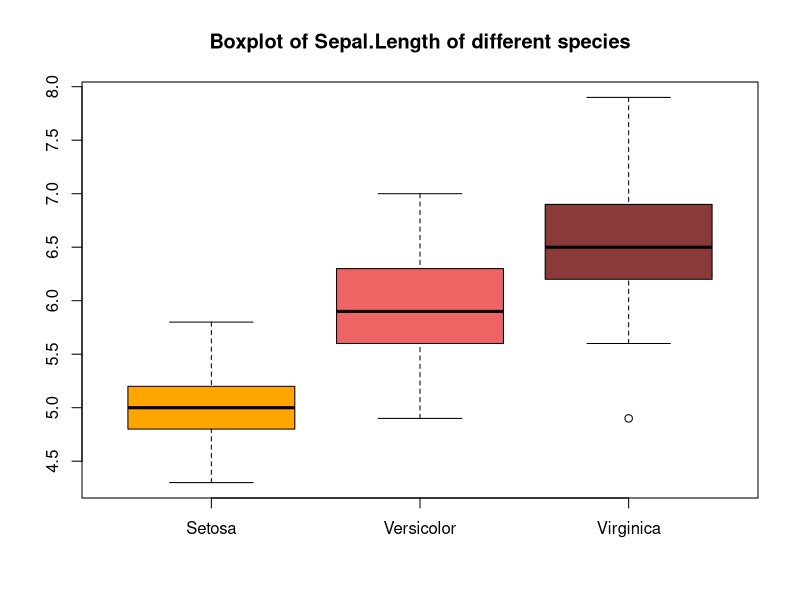
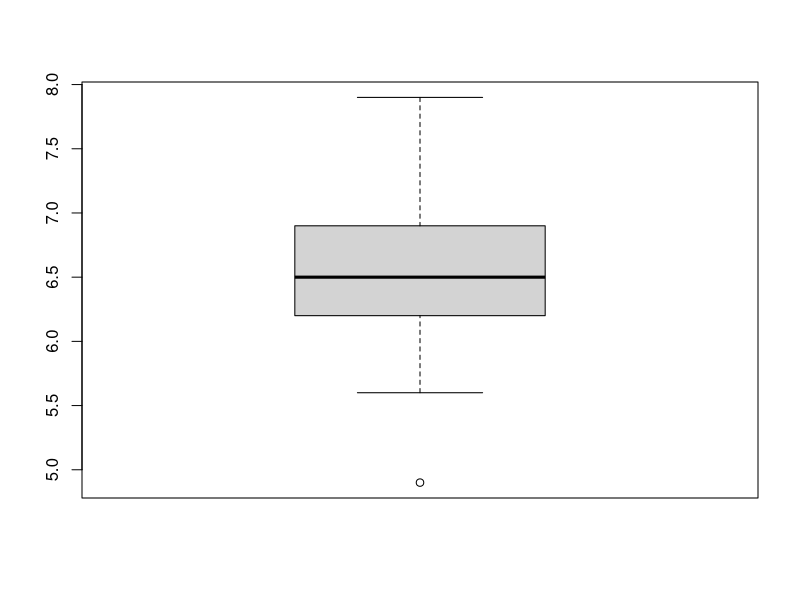
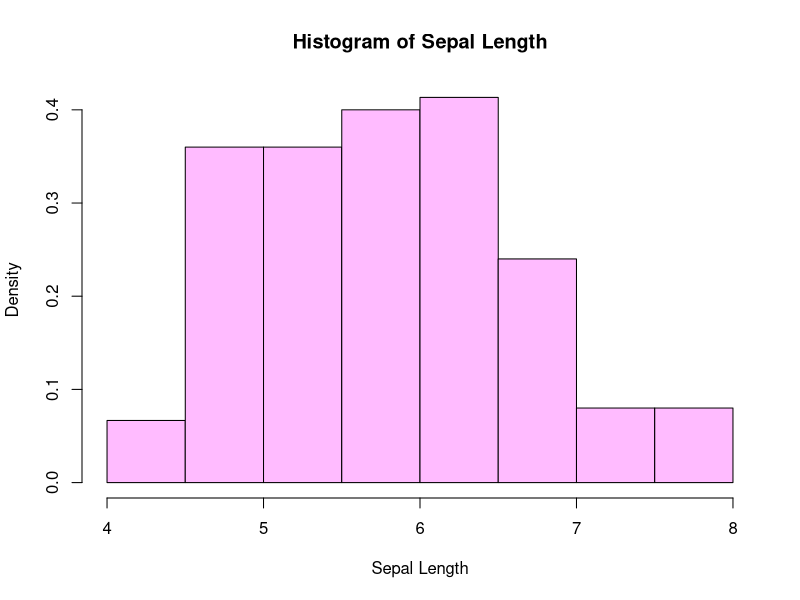
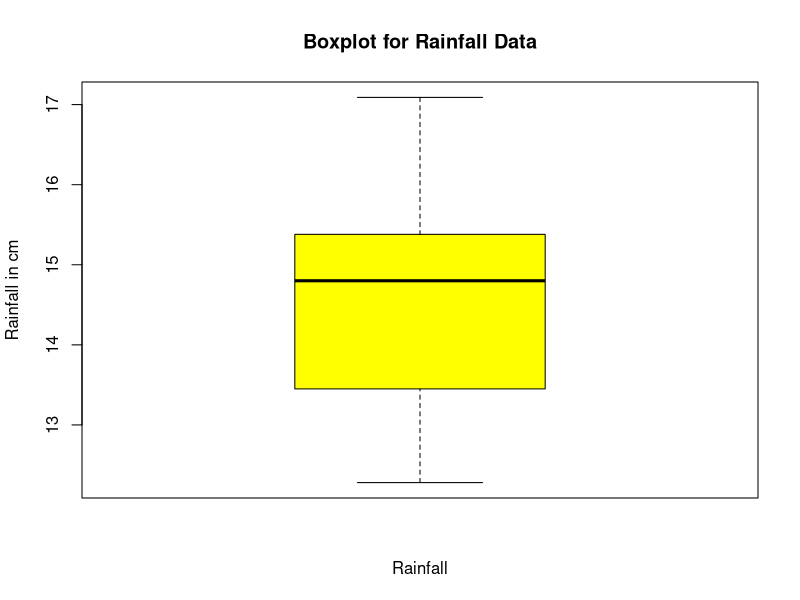
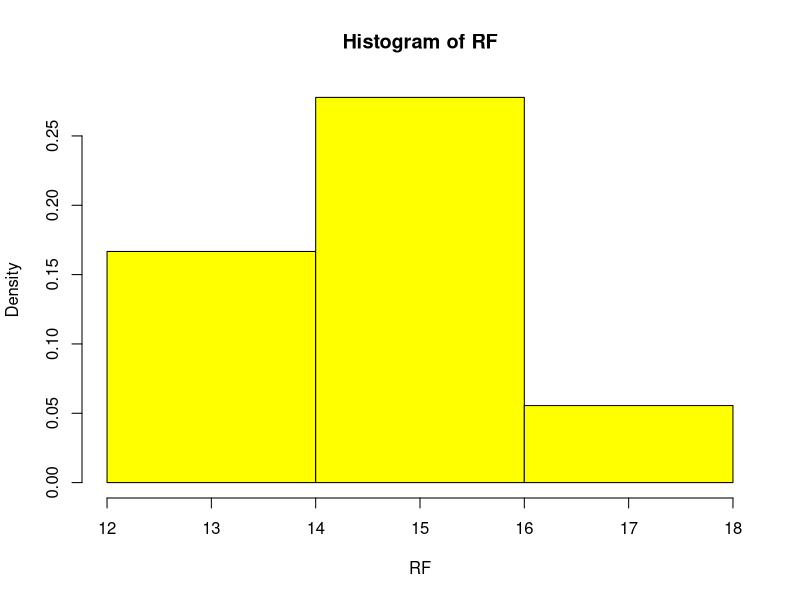

These figures' R source, in order: (Note: this script raises an error after producing the figures.)
#Problem Set 1


#Question 2
#Basic analysis of iris data
View(iris)

iris$Species
length(iris$Species)
length(iris$Sepal.Length)
dim(iris)

mean(iris$Sepal.Length)

#to know the names/levels of the variable "species" of iris

levels(iris$Species)

#groupwise average
mean(iris$Sepal.Length[iris$Species=="setosa"])

mean(iris$Sepal.Length[iris$Species=="versicolor"])
mean(iris$Sepal.Length[iris$Species=="virginica"])

mean(iris$Petal.Length[iris$Species=="setosa"])

#boxplot of Sepal.Length for different species
boxplot(iris$Sepal.Length[iris$Species=="setosa"], iris$Sepal.Length[iris$Species=="versicolor"], iris$Sepal.Length[iris$Species=="virginica"], names = c("Setosa", "Versicolor", "Virginica"), col = c("orange","indianred2", "indianred4"), main = "Boxplot of Sepal.Length of different species")

#For outlier identification
boxplot(iris$Sepal.Length[iris$Species == "virginica"])$out

#Histograms:
hist(iris$Sepal.Length, main="Histogram of Sepal Length", xlab="Sepal Length", col="plum1", freq=FALSE)

#Q3 Rainfall Data
RF = c(14.27, 14.80, 12.28, 17.09, 15.10, 12.92, 15.56, 15.38, 13.45)
summary(RF)
boxplot(RF, ylab = "Rainfall in cm", xlab = "Rainfall", col = "yellow", main="Boxplot for Rainfall Data")

hist(RF,breaks = 3, prob=T, col = "yellow")

#Read WaitTimeBank.xlsx
#name of my dataset is WTData

names(WTData)
WTData$WaitTime[1:5] #To call WaitTime vector


attach(WTData)
WaitTime[1:5]

boxplot(WaitTime, main = "Boxplot of waiting time in a bank", ylab = "Waiting time(in minutes)")
hist(WaitTime)


#To produce a grouped frequency table with classes 0-2, 2-4, ... (note: endpoint belongs to next class)
break.WTData = c(0,2,4,6,8,10,12)
WTData.cut = cut(WaitTime, breaks = break.WTData, right = FALSE)
FreqTab.WaitTime = table(WTData.cut) #Frequency table
PropFreqTab.WaitTime = prop.table(FreqTab.WaitTime) #Relative frequency table

#Histogram
hist(WaitTime, breaks=break.WTData, right=FALSE, freq=FALSE, ylab = "Relative frequency of wait time", xlab="Wait Time Data", main="Histogram of wait time data", col = "darkcyan")

#Both plots in the same window
par(mfrow=c(1,2))
boxplot(WaitTime, main = "Boxplot of waiting time in a bank", ylab = "Waiting time(in minutes)", col = "gold")
hist(WaitTime, breaks=break.WTData, right=FALSE, freq=FALSE, ylab = "Relative frequency of wait time", xlab="Wait Time Data", main="Histogram of wait time data", col = "brown1")
dev.off()